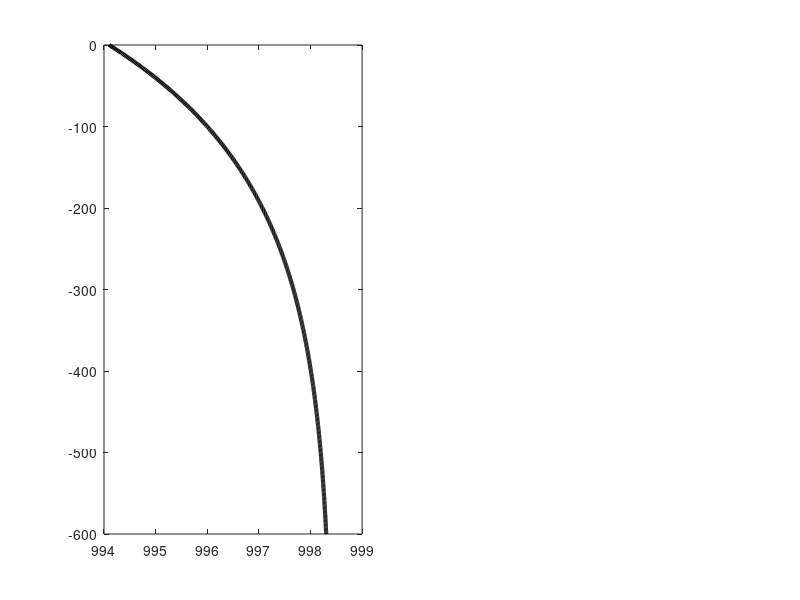

Here is the MATLAB script that generated this plot: (Note: this script raises an error after producing the figure.)
rho0 = 1000;
% gamma taken from suntans.dat
gamma = 2.1e-4;

%% winter
% Rogers 2022 density profile
% parameters taken from initialization.c
a1 = 14.7098; a2 = 7.4166; a3 = -59.1951; a4 = 173.7317;
% idealized rho profile taken from state.c
frho=@(z,gamma,rho0,a1,a2,a3,a4) -gamma*rho0*(a1*exp(-(-z+a3)/a4)+a2)+rho0;
frhoz=@(z,gamma,rho0,a1,a3,a4) -gamma*rho0*a1*exp(-(-z+a3)/a4)/a4;
% below is wrong, but somehow it gives DJLE solutions
% frho=@(z,gamma,rho0,a1,a2,a3,a4) -gamma*rho0*(a1*exp(-(-z+a3)/a4)+a2)+rho0;
% frhoz=@(z,gamma,rho0,a1,a3,a4) -gamma*rho0*a1*exp(-(-z+a3)/a4)/a4;
rho  = @(z) frho(z, gamma,rho0,a1,a2,a3,a4);
rhoz = @(z) frhoz(z, gamma,rho0,a1,a3,a4);

figure(1)
subplot(121)
plot(rho([0:-1:-600]),[0:-1:-600],'k','linewidth',3);
ax = gca;
ax.FontSize = 14; 
xlabel('\rho [kgm^{-3}]','FontSize',14)
ylabel('z [m]','FontSize',14)

subplot(122)
plot(10*rhoz([0:-1:-600])/1000,[0:-1:-600],'k','linewidth',3)
ax = gca;
ax.FontSize = 14; 
xlabel('N^2 [s^{-2}]','FontSize',14)
ylabel('z [m]','FontSize',14)

%% winter
% Rogers 2022 density profile
% parameters taken from initialization.c
a1 = 23.36; a2 = 3.13; a3 = -44.12; a4 = 293.12;
% idealized rho profile taken from state.c
frho=@(z,gamma,rho0,a1,a2,a3,a4) -gamma*rho0*(a1*exp(-(-z+a3)/a4)+a2)+rho0;
frhoz=@(z,gamma,rho0,a1,a3,a4) -gamma*rho0*a1*exp(-(-z+a3)/a4)/a4;
% below is wrong, but somehow it gives DJLE solutions
% frho=@(z,gamma,rho0,a1,a2,a3,a4) -gamma*rho0*(a1*exp(-(-z+a3)/a4)+a2)+rho0;
% frhoz=@(z,gamma,rho0,a1,a3,a4) -gamma*rho0*a1*exp(-(-z+a3)/a4)/a4;
rho  = @(z) frho(z, gamma,rho0,a1,a2,a3,a4);
rhoz = @(z) frhoz(z, gamma,rho0,a1,a3,a4);

figure(1)
subplot(121)
hold on
plot(rho([0:-1:-600]),[0:-1:-600],'r','linewidth',3);
legend('Winter','Summer')

subplot(122)
hold on
plot(10*rhoz([0:-1:-600])/1000,[0:-1:-600],'r','linewidth',3)

print -djpeg -r300 den_winter_summer
